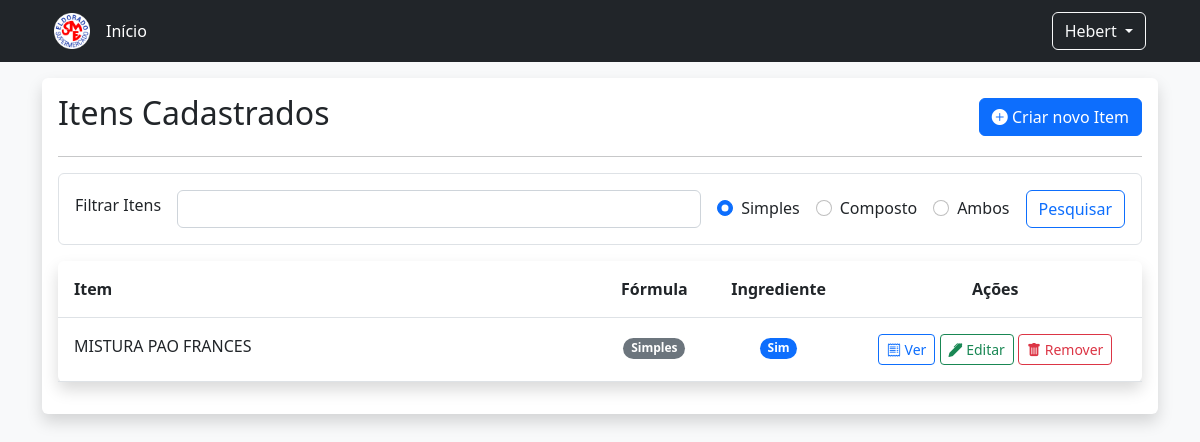
/, run on an earlier commit of the app's database.
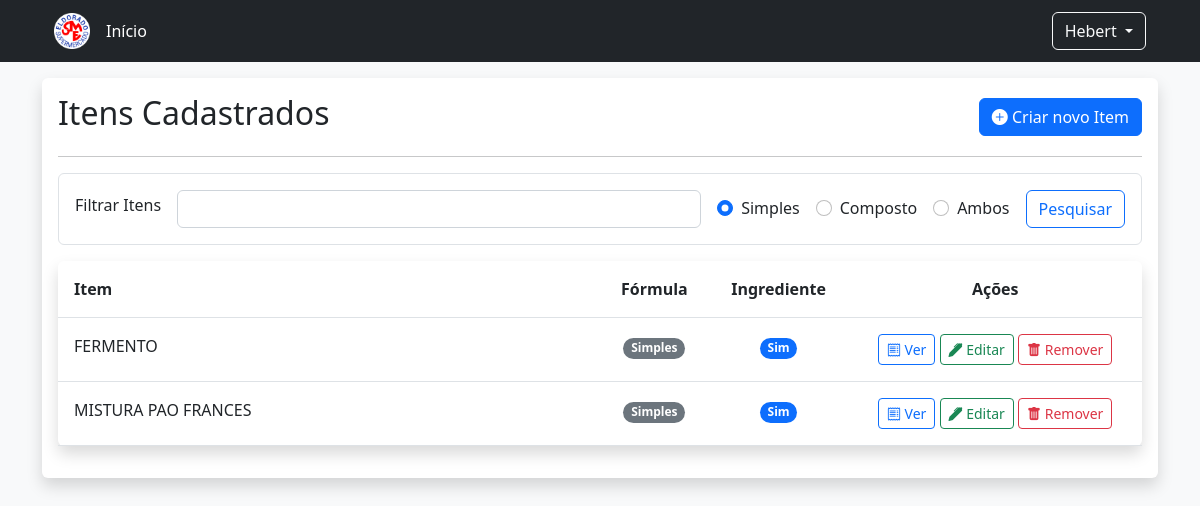
And on a later commit of the database.
### cadastros/models.py (models this page shows, shortened)
class Item(models.Model):
    descricao = models.CharField('Descrição', max_length=150, unique=True)
    ingrediente = models.BooleanField('Ingrediente', default=False)
    composto = models.BooleanField('Composto', default=False)

### cadastros/views.py (the view)
# urls.py: path('', views.lista_item, name='lista_item'),
def lista_item(request):
    itens = Item.objects.all().order_by('descricao')
    context = { 'itens': itens }
    return render(request, 'lista_item.html', context)

### cadastros/templates/lista_item.html (shortened to what the changed rows need)
{% extends "base.html" %}
{% load static %}
{% load custom_tags %}
{% block body %}
<div class="d-flex align-items-center">
    <div class="d-flex flex-fill">
        <h2> Itens Cadastrados </h2>
    </div>
</div>
<div class="mt-3">
    <table class="table table-hover rounded shadow">
        <thead>
            <tr>
                <th scope="col" class="p-3 col-lg-6">Item</th>
                <th scope="col" class="p-3 text-center">Fórmula</th>
                <th scope="col" class="p-3 text-center">Ingrediente</th>
                <th scope="col" class="p-3 text-center">Ações</th>
            </tr>
        </thead>
        <tbody id="bodyTableItens">
            {% if itens %}
                {% for item in itens %}
                <tr>
                    <td class="p-3 col-lg-6">{{ item.descricao }}</td>
                    <td class="p-3 text-center">
                        {% if item.composto %}
                            <span class="badge rounded-pill text-bg-primary">Composto</span>
                        {% else %}
                            <span class="badge rounded-pill text-bg-secondary">Simples</span>
                        {% endif %}
                    </td>
                    <td class="p-3 text-center">
                        {% if item.ingrediente %}
                            <span class="badge rounded-pill text-bg-primary">Sim</span>
                        {% else %}
                            <span class="badge rounded-pill text-bg-secondary">Não</span>
                        {% endif %}
                    </td>
                    <td class="p-3 text-center">
                            <a class="btn btn-outline-primary btn-sm" href="{% url 'exibe_rotulo' item.id %}" role="button">
                                <i class="bi bi-receipt"></i>
                                Ver
                            </a>
                            <a class="btn btn-outline-success btn-sm" href="#" role="button">
                                <i class="bi bi-pen-fill"></i>
                                Editar
                            </a>
                            <a class="btn btn-outline-danger btn-sm" href="#" role="button" data-bs-toggle="modal" data-bs-target="#excluirModal">
                                <i class="bi bi-trash-fill"></i>
                                Remover
                            </a>
                    </td>
                </tr>
                {% endfor %}
            {% else %}
                <tr>
                    <td colspan="4" class="p-3 text-center">
                        Não há itens para serem exibidos.
                    </td>
                </tr>
            {% endif %}
        </tbody>
    </table>
{% endblock %}

What changed in the data, as far as the page shows it:
added Item: descricao "FERMENTO", composto "Simples", ingrediente "Sim"
